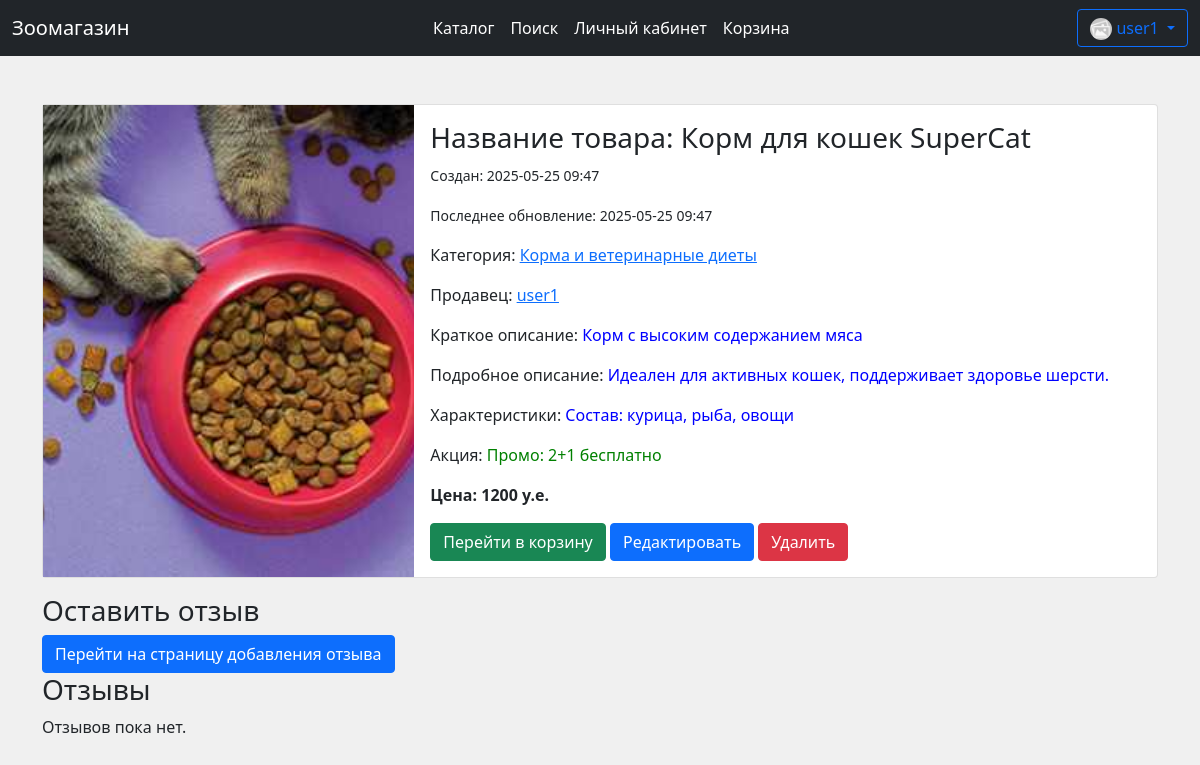
/product/2 (signed in), run on the app's committed database.
### data/user.py (models this page shows, shortened)
class User(SqlAlchemyBase, UserMixin, SerializerMixin):
    __tablename__ = 'users'
    id = sqlalchemy.Column(
        sqlalchemy.Integer, autoincrement=True,
        primary_key=True, nullable=False)
    name = sqlalchemy.Column(sqlalchemy.String, nullable=False)
    email = sqlalchemy.Column(
        sqlalchemy.String, index=True, unique=True, nullable=True)
    hashed_password = sqlalchemy.Column(
        sqlalchemy.String, nullable=False)
    role_id = sqlalchemy.Column(
        sqlalchemy.Integer, sqlalchemy.ForeignKey('roles.id'), default=2)
    balance = sqlalchemy.Column(sqlalchemy.Integer, default=0)
    about = sqlalchemy.Column(
        sqlalchemy.String,
        default="Это описание профиля пользователя. Здесь можно указать интересы и другую информацию.")
    profile_img_path = sqlalchemy.Column(sqlalchemy.String, default='static/imgs/noimg.jpg')
    time = sqlalchemy.Column(sqlalchemy.DateTime, default=datetime.now)
    role = orm.relation('Role')

### data/product.py (models this page shows)
class Product(SqlAlchemyBase, SerializerMixin):
    __tablename__ = 'products'
    id = sqlalchemy.Column(
        sqlalchemy.Integer, autoincrement=True,
        primary_key=True, nullable=False)
    user_id = sqlalchemy.Column(
        sqlalchemy.Integer, sqlalchemy.ForeignKey('users.id'), nullable=False)
    category_id = sqlalchemy.Column(
        sqlalchemy.Integer, sqlalchemy.ForeignKey('categories.id'), nullable=False)
    name = sqlalchemy.Column(sqlalchemy.String, default="Без названия")
    profile_img_path = sqlalchemy.Column(sqlalchemy.String, default='static/imgs/noimg.jpg')
    short_description = sqlalchemy.Column(sqlalchemy.String, default="Нет данных")
    long_description = sqlalchemy.Column(sqlalchemy.String, default="Нет данных")
    specifications = sqlalchemy.Column(sqlalchemy.String, default="Нет данных")
    promo = sqlalchemy.Column(sqlalchemy.String, default="Нет")
    price = sqlalchemy.Column(sqlalchemy.Integer, default=0)
    time = sqlalchemy.Column(sqlalchemy.DateTime, default=datetime.now)
    last_edit_time = sqlalchemy.Column(sqlalchemy.DateTime, default=datetime.now)
    user = orm.relation('User')
    category = orm.relation('Category')

### data/category.py (models this page shows)
class Category(SqlAlchemyBase, SerializerMixin):
    __tablename__ = 'categories'
    id = sqlalchemy.Column(
        sqlalchemy.Integer, autoincrement=True, primary_key=True, nullable=False)
    name = sqlalchemy.Column(sqlalchemy.String, default="Без названия", nullable=False)

### main.py (the view)
@app.route("/product/<int:product_id>", methods=['GET', 'POST'])
def product_page(product_id):
    session = db_session.create_session()
    product = session.query(Product).filter(Product.id == product_id).first()
    if not product:
        abort(404)
    category_name = session.query(Category).filter(Category.id == product.category_id).first().name
    seller = session.query(User).filter(User.id == product.user_id).first()
    seller_name = seller.name if seller else "Notfound"
    reviews = session.query(Review).filter(Review.product_id == product_id)
    reviews_users_names = [
        session.query(User).filter(User.id == elem.user_id).first().name
        for elem in reviews
    ]
    is_user_review_exists = False
    if current_user.is_authenticated and reviews.filter(Review.user_id == current_user.id).first():
        is_user_review_exists = True
    is_in_user_cart = False
    if current_user.is_authenticated:
        cart_entry = session.query(CartEntry).filter(
            CartEntry.product_id == product_id,
            CartEntry.user_id == current_user.id).first()
        if cart_entry:
            is_in_user_cart = True
    return render_template('product.html', product=product,
                           category_name=category_name, seller_name=seller_name,
                           user=current_user, reviews=reviews,
                           is_user_review_exists=is_user_review_exists,
                           is_in_user_cart=is_in_user_cart,
                           reviews_users_names=reviews_users_names)

### data/db_session.py (called while the page is built)
def create_session() -> Session:
    global __factory
    return __factory()

### main.py (called while the page is built)
@login_manager.user_loader
def load_user(user_id):
    session = db_session.create_session()
    return session.query(User).get(user_id)

### templates/product.html
{% extends 'base.html' %}
{% block content %}
<div class="container mt-5">
    <div class="card mb-3">
        <div class="row g-0">
            <div class="col-md-4">
                <img src="/{{ product.profile_img_path }}" style="width: 100%; height: 100%; object-fit: cover;"
                     alt="{{ product.name }}" onerror="this.src='/static/imgs/noimg.jpg'; this.alt='noimg.jpg';">
            </div>
            <div class="col-md-8">
                <div class="card-body">
                    <h3 class="card-title">Название товара: {{ product.name }}</h3>
                    <p class="card-text"><small class="text-body-secondary">Создан: {{ product.time.strftime("%Y-%m-%d
                        %H:%M") }}</small></p>
                    <p class="card-text"><small class="text-body-secondary">Последнее обновление: {{
                        product.last_edit_time.strftime("%Y-%m-%d %H:%M") }}</small></p>
                    <div>
                        <p>Категория:
                            <a href="/categories/{{ product.category_id }}">
                                <span>{{ category_name }}</span>
                            </a>
                        </p>
                    </div>
                    <div>
                        <p>Продавец:
                            <a href="/profile/{{ product.user_id }}">
                                <span>{{ seller_name }}</span>
                            </a>
                        </p>
                    </div>
                    <p>Краткое описание: <span style="color: blue">{{ product.short_description }}</span></p>
                    <p>Подробное описание: <span style="color: blue">{{ product.long_description }}</span></p>
                    <p>Характеристики: <span style="color: blue">{{ product.specifications }}</span></p>
                    <p>Акция: <span style="color: green">{{ product.promo }}</span></p>
                    <p class="card-text"><strong>Цена: {{ product.price }} у.е.</strong></p>
                    {% if is_in_user_cart %}
                    <a href="/user_cart/{{ current_user.id }}" class="btn btn-success">Перейти в корзину</a>
                    {% else %}
                    <a href="/add_to_user_cart/{{ product.id }}" class="btn btn-success">Добавить в корзину</a>
                    {% endif %}
                    {% if current_user.is_authenticated and current_user.id == product.user_id %}
                    <a href="/edit_product/{{ product.id }}" class="btn btn-primary">Редактировать</a>
                    <a href="/delete_product/{{ product.id }}" class="btn btn-danger">Удалить</a>
                    {% endif %}
                </div>
            </div>
        </div>
    </div>
    <h3>Оставить отзыв</h3>
    {% if not is_user_review_exists %}
    <a href="/add_review/{{ product.id }}" class="btn btn-primary">Перейти на страницу добавления отзыва</a>
    {% else %}
    <p>Вы уже оставили отзыв.</p>
    {% endif %}
    <h3>Отзывы</h3>
    {% set loop_iteration_count = namespace(value=0) %}
    {% for review in reviews %}
    <div class="card mb-3">
        <div class="card-body">
            <div class="row g-3">
                <div class="col-sm-10">
                    <h5 class="card-title">
                        Оценка пользователя
                        <a href="/profile/{{ review.user_id }}">
                            <span>{{ reviews_users_names[loop_iteration_count.value] }}</span>
                        </a>
                        : {{ review.score }}/5
                    </h5>
                    <small class="text-muted">Создано: {{ review.time.strftime("%Y-%m-%d %H:%M") }} | Обновлено: {{
                        review.last_edit_time.strftime("%Y-%m-%d %H:%M") }}</small><br>
                    <p class="card-text">Описание: {{ review.about }}</p>
                    {% if current_user.is_authenticated and review.user_id == current_user.id %}
                    <a href="/edit_review/{{ review.id }}" class="btn btn-warning btn-sm">Редактировать</a>
                    <a href="/delete_review/{{ review.id }}" class="btn btn-danger btn-sm">Удалить</a>
                    {% endif %}
                </div>
                <div class="col-sm">
                    {% if review.profile_img_path %}
                    <a href="/{{ review.profile_img_path }}" target="_blank">
                        <img src="/{{ review.profile_img_path }}" class="img-fluid" alt="Картинка отзыва"
                             style="width: 100%; height: 100%; object-fit: cover; border-radius: 10%; border: 2px solid #007bff;"
                             onerror="this.src='/static/imgs/noimg.jpg'; this.alt='noimg.jpg';">
                    </a>
                    {% endif %}
                </div>
            </div>
        </div>
    </div>
    {% set loop_iteration_count.value = loop_iteration_count.value + 1 %}
    {% else %}
    <p>Отзывов пока нет.</p>
    {% endfor %}
</div>
{% endblock %}

### templates/base.html (shortened to what this page needs)
<!DOCTYPE html>
<html>
<head>
    <link href="https://cdn.jsdelivr.net/npm/bootstrap@5.0.0-beta1/dist/css/bootstrap.min.css"
          rel="stylesheet"
>
    <link rel="stylesheet" href="https://cdn.jsdelivr.net/npm/bootstrap-icons@1.11.3/font/bootstrap-icons.min.css">
    {% set base_title = "Зоомагазин" %}
</head>
<body>
<header>
    <nav class="navbar navbar-expand-lg navbar-dark bg-dark">
        <div class="container-fluid">
            <a class="navbar-brand" href="/">{{ base_title }}</a>
            <div class="collapse navbar-collapse" id="navbarSupportedContent">
                <ul class="navbar-nav me-auto my-2 my-lg-0 navbar-nav-scroll"
                    style="margin-left: auto;margin-right: auto;--bs-scroll-height: 100px;">
                    <li class="nav-item">
                        <a class="nav-link active" aria-current="page" href="/">Каталог</a>
                    </li>
                    <li class="nav-item">
                        <a class="nav-link active" href="/search_products">Поиск</a>
                    </li>
                    <li class="nav-item">
                        <a class="nav-link active" href="/user_page">Личный кабинет</a>
                    </li>
                    <li class="nav-item">
                        <a class="nav-link active" href="/to_cart">Корзина</a>
                    </li>
                </ul>
                <form class="d-flex">
                    {% if current_user.is_authenticated %}
                    <div class="btn-group">
                        <div>
                            <button type="button" class="btn btn-outline-primary dropdown-toggle"
                                    data-bs-toggle="dropdown" data-bs-display="static" aria-expanded="false">
                                <img src="/{{ current_user.profile_img_path }}" width="22" height="22"
                                     style="border-radius: 100px;"
                                     onerror="this.src='/static/imgs/noimg.jpg'; this.alt='noimg.jpg';">
                                {{ current_user.name }}
                            </button>
                        </div>
                    </div>
                    {% else %}
                    <div>
                        <a class="btn btn-outline-info" href="/register">Регистрация</a>
                        <a class="btn btn-outline-warning" href="/login">Войти</a>
                    </div>
                    {% endif %}
                </form>
            </div>
        </div>
    </nav>
</header>
<main role="main">
    {% block content %}{% endblock %}
</main>
</body>
</html>

### templates/base.html (style rules this page uses)
body { background-color: #f0f0f0; }

### data on the page
User: name "user1"
Product: profile_img_path (picture), name "Корм для кошек SuperCat", time "2025-05-25 09:47", last_edit_time "2025-05-25 09:47", short_description "Корм с высоким содержанием мяса", long_description "Идеален для активных кошек, поддерживает здоровье шерсти.", specifications "Состав: курица, рыба, овощи", promo "Промо: 2+1 бесплатно", price "1200"
Category: name "Корма и ветеринарные диеты"

### other printed values
{{ base_title }} "Зоомагазин"
